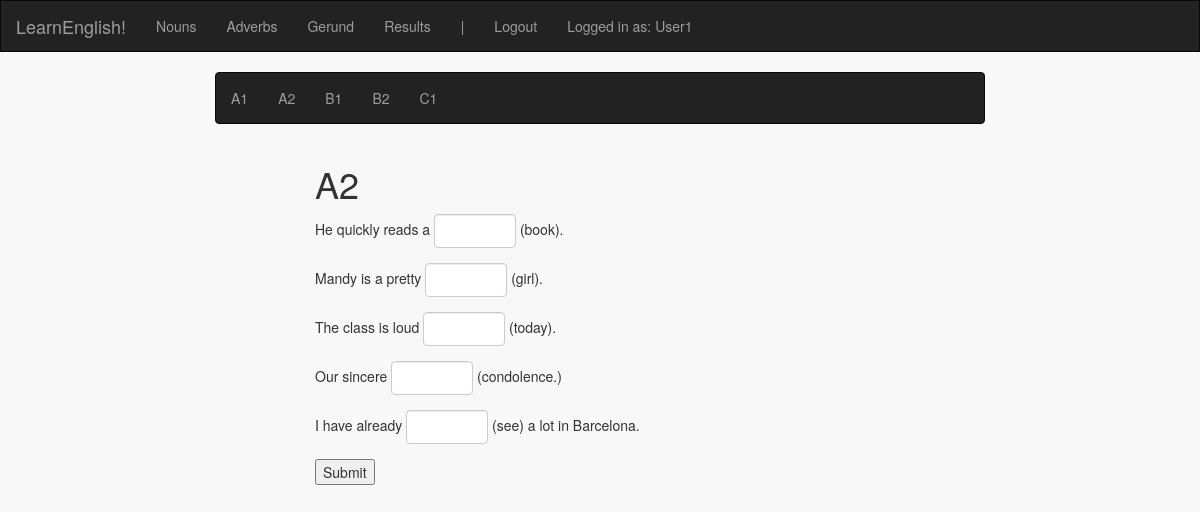
The app's page /nouns/A2 (signed in) with its own data.
### english_exercises/models.py (models this page shows, shortened)
class User(db.Model):
    id = db.Column(db.Integer, primary_key=True)
    username = db.Column(db.String(80), unique=True)
    password = db.Column(db.String(80))
    amountCorrect = db.Column(db.Integer)
    amountIncorrect = db.Column(db.Integer)
    score = db.Column(db.Integer)

class OpenQuestion(db.Model):
    id = db.Column(db.Integer, primary_key=True)
    question = db.Column(db.String(80))
    answer = db.Column(db.String(80))
    category = db.Column(db.String(80))
    level = db.Column(db.String(80))

### english_exercises/views.py (the view, shortened to what this page needs)
@app.route("/nouns")
@app.route('/nouns/<level>', methods=['GET', 'POST'])
@login_required
def nouns(level=None):
    options = ['to', 'in', 'at', 'have', 'about', 'are', 'got', 'for']
    if level == None:
        return render_template('nouns/nouns.html')
    else:
        if request.method == 'GET':
            if allowed_in_level(level, calculate_score(session['username'])):
                if level != "B1":
                    questions = OpenQuestion.query.filter_by(category='Nouns').filter_by(level=level).all()
                    return render_template('nouns/' + level + '.html', level=level, questions=questions)
                else:
                    questions = MultiQuestion.query.filter_by(category='Nouns').filter_by(level=level).all()
                    return render_template('nouns/' + level + '.html', level=level, questions=questions, options=options)
            else:
                return render_template('nouns/locked.html')
    return render_template('nouns/nouns.html')

### english_exercises/level_access.py (called while the page is built, shortened)
def calculate_score(username):
    if get_correct_answers(username) <= 0:
        return 0
    else:
        ratio = get_correct_answers(username) / (get_correct_answers(username) + get_incorrect_answers(username))
        score = get_correct_answers(username) * ratio
        if score < 0:
            return 0
        else:
            return round(score, 2)

def get_correct_answers(user_name):
    return User.query.filter_by(username=user_name).first().amountCorrect

def get_incorrect_answers(user_name):
    return User.query.filter_by(username=user_name).first().amountIncorrect

def allowed_in_level(level, score):
    if 'A' in level:
        return True

### english_exercises/views.py (called while the page is built)
def login_required(f):
    @wraps(f)
    def decorated_function(*args, **kwargs):
        if session.get('logged_in') is None:
            flash("You must be logged in for this feature")
            return redirect(url_for('login', next=request.url))
        return f(*args, **kwargs)
    return decorated_function

### english_exercises/templates/nouns/A2.html
{% extends 'nouns/nouns.html' %}
{% block form %}
<div class="col-xs-3"></div>
<div class="col-xs-6 center">
    <h1>{{level}}</h1>
    <form action="/nouns/{{level}}" method="POST">
        {% include 'singleopen.html' %}
        <input type="submit" value="Submit">
    </form>
</div>
<div class="col-xs-3"></div>
{% endblock %}

### english_exercises/templates/index.html (shortened to what this page needs)
<!DOCTYPE html>
<html lang="en">
<head>
    <link href="https://maxcdn.bootstrapcdn.com/bootstrap/3.3.7/css/bootstrap.min.css" rel="stylesheet">
    <link rel=stylesheet type=text/css href="{{ url_for('static', filename='style.css') }}">
</head>
<body class="container-fluid">
  <div class="row">
    <nav id="menu" class="navbar navbar-inverse">
        <div class="navbar-header">
          <a class="navbar-brand" href="/">LearnEnglish!</a>
        </div>
        <ul class="nav navbar-nav">
            <li><a href="{{ url_for ('nouns') }}">Nouns</a></li>
            <li><a href="{{ url_for ('adverbs') }}">Adverbs</a></li>
            <li><a href="{{ url_for ('gerund') }}">Gerund</a></li>
            <li><a href="{{ url_for ('results') }}">Results</a></li>
            <li><a>|</a></li>
            {% if not session.logged_in %}
                <li><a href="{{ url_for ('login') }}">Login</a></li>
                <li><a href="{{ url_for ('register') }}">Register</a></li>
            {% else %}
                <li><a href="{{ url_for('logout') }}">Logout</a></li>
            {% endif %}
            {% if session.logged_in %}
                <li><a>Logged in as: {{ session['username'] }}</a></li>
            {% endif %}
        </ul>
    </nav>
  </div>
  <div class="row">
      <div class="col-xs-12 center">
          {% block body %}
          {% endblock %}
      </div>
  </div>
</body>
</html>

### english_exercises/templates/singleopen.html
{% from 'inputmacro.html' import input %}
{% for q in questions %}
    <div class="form-group form-inline">
            {{- q.question |format(input(q.id))|safe -}}
    </div>
{% endfor %}

### english_exercises/templates/inputmacro.html
{% macro input(name, value='', type='text', size=5) -%}
    <input type="{{ type }}" name="{{ name }}" value="{{ value|e }}" size="{{ size }}" class="form-control">
{%- endmacro %}

### english_exercises/static/style.css (style rules this page uses)
body { background-color: #f8f8f8 }
#menu { border-radius: 0px; }

### english_exercises/templates/nouns/nouns.html (style rules this page uses)
input.form-control { width: 20px; }

### records on screen
User: username "User1"
OpenQuestion: question "He quickly reads a (book)."
OpenQuestion: question "Mandy is a pretty (girl)."
OpenQuestion: question "The class is loud (today)."
OpenQuestion: question "Our sincere (condolence.)"
OpenQuestion: question "I have already (see) a lot in Barcelona."

### other values on screen
{{ level }} "A2"
